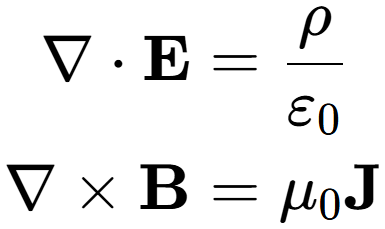
#> input picture src/tests/images/aligned.png, 385 x 229 px
$ python -i gen_test_images.py   (imports and definitions only)
#> lines starting #> are read from the running program, lines starting #| are printed output that depends on the picture; after the words box and inside, x2 and y2 are one past the last pixel; in counts of white or black regions, pixels touching at a corner belong together
"""gen_test_images.py — 渲染 SnipEq E2E 测试图（分式+求和、cases、matrix、aligned）。

渲染方案与 spike/model/make_synth.py 同源（KaTeX renderToString → 静态 HTML →
headless Edge 截图 → PIL 紧裁剪），更接近真实打印体截图；spike 目录**只读引用**
（node_modules/katex 与 katex_pre.js），所有产物写到本目录 _work/ 与 images/。

运行（任一带 Pillow 的解释器，需本机有 node 与 Edge）：
  & ..\\.venv\\Scripts\\python.exe gen_test_images.py
"""
import json
import os
import subprocess
import sys

from PIL import Image

HERE = os.path.dirname(os.path.abspath(__file__))
OUT_DIR = os.path.join(HERE, "images")
WORK = os.path.join(HERE, "_work")
SPIKE_MODEL = os.path.abspath(os.path.join(HERE, "..", "..", "spike", "model"))  # 只读
EDGE = r"C:\Program Files (x86)\Microsoft\Edge\Application\msedge.exe"
KATEX_CSS = (os.path.join(SPIKE_MODEL, "node_modules", "katex", "dist", "katex.min.css")
             .replace("\\", "/"))

ITEMS = {
    "frac_sum": r"\frac{\sum_{i=1}^{n} i^{2}}{n}=\frac{(n+1)(2n+1)}{6}",
    "cases": r"f(x)=\begin{cases}x^{2}, & x\geq 0\\ -x, & x<0\end{cases}",
    "matrix": r"\begin{pmatrix}a & b\\ c & d\end{pmatrix}^{-1}=\frac{1}{ad-bc}\begin{pmatrix}d & -b\\ -c & a\end{pmatrix}",
    "aligned": r"\begin{aligned}\nabla\cdot\mathbf{E} &= \frac{\rho}{\varepsilon_0}\\ \nabla\times\mathbf{B} &= \mu_0\mathbf{J}\end{aligned}",
}

HTML_TMPL = """<!DOCTYPE html>
<html><head><meta charset="utf-8">
<link rel="stylesheet" href="file:///{css}">
<style>
  html, body {{ margin: 0; padding: 0; background: #ffffff; }}
  #box {{ display: inline-block; padding: 14px 18px; background: #ffffff;
          color: #000000; font-size: 26px; }}
</style>
</head><body><div id="box">{body}</div></body></html>
"""


# [34 lines left out: functions katex_render_all, screenshot, not called in this run]


def tight_crop(png_path, pad=6):
#> called with png_path = 'images/aligned.png', pad = 6
    im = Image.open(png_path).convert("L")
    bw = im.point(lambda v: 255 if v < 250 else 0)
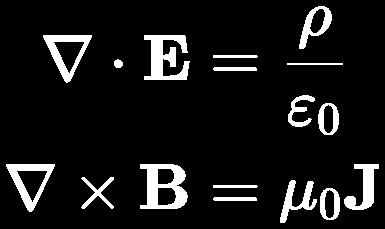
#> bw: PIL image 385x229 L; 9.1% white; 17 white regions, largest, box (x1, y1, x2, y2) and area: (140, 164, 188, 209) 1224, (144, 35, 190, 80) 1178, (6, 164, 55, 212) 834
    bbox = bw.getbbox()
#> bbox = (6, 6, 379, 223)
    if bbox is None:
        raise RuntimeError("blank render")
    x0, y0, x1, y1 = bbox
#> x0 = 6; y0 = 6; x1 = 379; y1 = 223
    W, H = im.size
#> W = 385; H = 229
    box = (max(0, x0 - pad), max(0, y0 - pad), min(W, x1 + pad), min(H, y1 + pad))
#> box = (0, 0, 385, 229)
    Image.open(png_path).convert("RGB").crop(box).save(png_path)
    return (box[2] - box[0], box[3] - box[1])


# [17 lines left out: function main, not called in this run]


# [2 lines not run here, left out]

>>> result = tight_crop('images/aligned.png')
#> result = (385, 229)

$ run again, on src/tests/images/cases.png
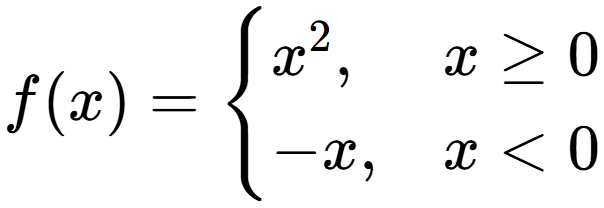
#> input picture src/tests/images/cases.png, 604 x 208 px
#> in tight_crop, `bw = im.point(lambda v: 255 if v < 250 else 0)`:
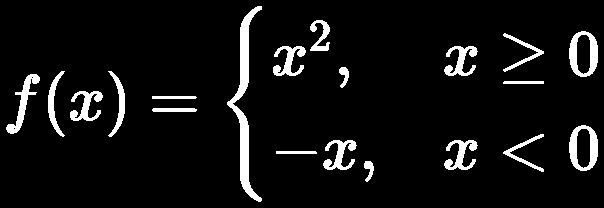
#> bw: PIL image 604x208 L; 6.7% white; 20 white regions, largest, box (x1, y1, x2, y2) and area: (227, 6, 262, 202) 1693, (569, 31, 598, 77) 643, (569, 125, 598, 171) 643
#> bbox = (6, 6, 598, 202)
#> x0 = 6; x1 = 598; y1 = 202
#> box = (0, 0, 604, 208)
#> result = (604, 208)

$ run again, on src/tests/images/frac_sum.png
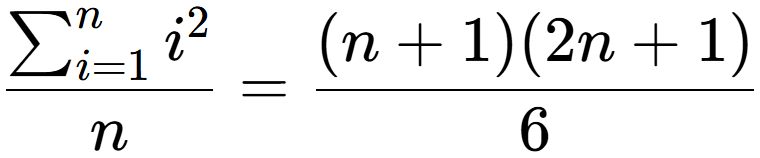
#> input picture src/tests/images/frac_sum.png, 760 x 158 px
#> in tight_crop, `bw = im.point(lambda v: 255 if v < 250 else 0)`:
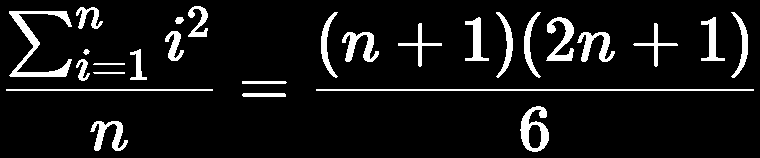
#> bw: PIL image 760x158 L; 8.1% white; 27 white regions, largest, box (x1, y1, x2, y2) and area: (9, 11, 72, 77) 1078, (316, 89, 754, 91) 876, (520, 106, 549, 152) 657
#> bbox = (6, 6, 754, 152)
#> x0 = 6; x1 = 754; y1 = 152
#> box = (0, 0, 760, 158)
#> result = (760, 158)

$ run again, on src/tests/images/matrix.png
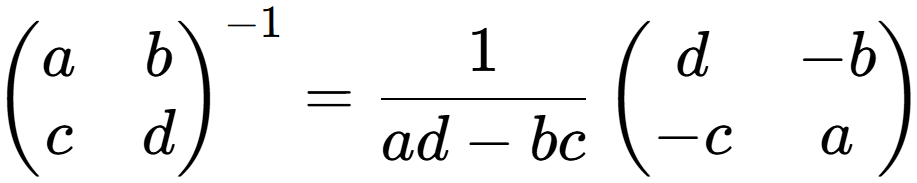
#> input picture src/tests/images/matrix.png, 917 x 183 px
#> in tight_crop, `bw = im.point(lambda v: 255 if v < 250 else 0)`:
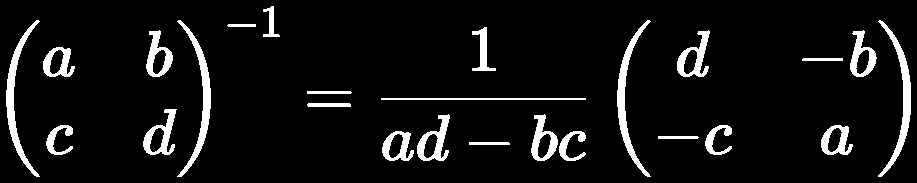
#> bw: PIL image 917x183 L; 7.2% white; 25 white regions, largest, box (x1, y1, x2, y2) and area: (878, 20, 911, 177) 1086, (177, 20, 211, 177) 1084, (6, 20, 40, 177) 1079
#> bbox = (6, 6, 911, 177)
#> x0 = 6; x1 = 911; y1 = 177
#> box = (0, 0, 917, 183)
#> result = (917, 183)
